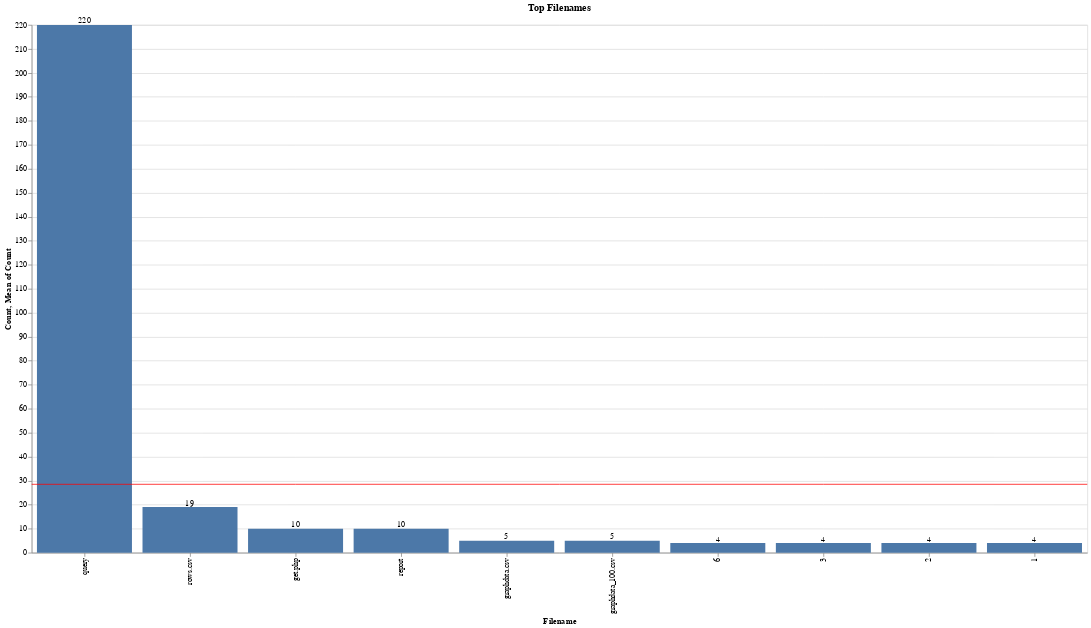

Notebook code for this chart:
### Code cell
top_filenames_altair = (
    spreadsheet["filename"]
    .value_counts()
    .head(10)
    .rename_axis("Filename")
    .reset_index(name="Count")
)

filenames_bar = (
    alt.Chart(top_filenames_altair)
    .mark_bar()
    .encode(x=alt.X("Filename:O", sort="-y"), y=alt.Y("Count:Q"))
)

filenames_rule = (
    alt.Chart(top_filenames_altair).mark_rule(color="red").encode(y="mean(Count):Q")
)


filenames_text = filenames_bar.mark_text(align="center", baseline="bottom").encode(
    text="Count:Q"
)

(filenames_bar + filenames_rule + filenames_text).properties(
    width=1400, height=700, title="Top Filenames"
)

### Figure 1 — Vega-Lite specification as saved in the notebook (floating-point values rounded to 4 significant figures)
{"config": {"view": {"continuousWidth": 400, "continuousHeight": 300}}, "layer": [{"mark": "bar", "encoding": {"x": {"field": "Filename", "sort": "-y", "type": "ordinal"}, "y": {"field": "Count", "type": "quantitative"}}}, {"mark": {"type": "rule", "color": "red"}, "encoding": {"y": {"aggregate": "mean", "field": "Count", "type": "quantitative"}}}, {"mark": {"type": "text", "align": "center", "baseline": "bottom"}, "encoding": {"text": {"field": "Count", "type": "quantitative"}, "x": {"field": "Filename", "sort": "-y", "type": "ordinal"}, "y": {"field": "Count", "type": "quantitative"}}}], "data": {"name": "data-3cc69149adb8dc56e05e0cd186478a23"}, "height": 700, "title": "Top Filenames", "width": 1400, "$schema": "https://vega.github.io/schema/vega-lite/v4.17.0.json", "datasets": {"data-3cc69149adb8dc56e05e0cd186478a23": [{"Filename": "query", "Count": 220}, {"Filename": "rows.csv", "Count": 19}, {"Filename": "get.php", "Count": 10}, {"Filename": "report", "Count": 10}, {"Filename": "graphdata.csv", "Count": 5}, {"Filename": "graphdata_100.csv", "Count": 5}, {"Filename": "6", "Count": 4}, {"Filename": "3", "Count": 4}, {"Filename": "2", "Count": 4}, {"Filename": "1", "Count": 4}]}}
